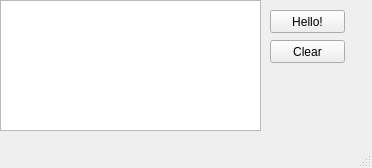
<?xml version="1.0" encoding="UTF-8"?>
<ui version="4.0">
 <class>HelloWin</class>
 <widget class="QMainWindow" name="HelloWin">
  <property name="geometry">
   <rect>
    <x>0</x>
    <y>0</y>
    <width>372</width>
    <height>168</height>
   </rect>
  </property>
  <property name="windowTitle">
   <string>HelloWin</string>
  </property>
  <widget class="QWidget" name="centralWidget">
   <widget class="QTextEdit" name="textEdit">
    <property name="geometry">
     <rect>
      <x>0</x>
      <y>0</y>
      <width>261</width>
      <height>131</height>
     </rect>
    </property>
   </widget>
   <widget class="QPushButton" name="pushButton">
    <property name="geometry">
     <rect>
      <x>270</x>
      <y>10</y>
      <width>75</width>
      <height>23</height>
     </rect>
    </property>
    <property name="text">
     <string>Hello!</string>
    </property>
    <property name="default">
     <bool>false</bool>
    </property>
   </widget>
   <widget class="QPushButton" name="clearButton">
    <property name="geometry">
     <rect>
      <x>270</x>
      <y>40</y>
      <width>75</width>
      <height>23</height>
     </rect>
    </property>
    <property name="text">
     <string>Clear</string>
    </property>
   </widget>
  </widget>
  <widget class="QMenuBar" name="menuBar">
   <property name="geometry">
    <rect>
     <x>0</x>
     <y>0</y>
     <width>372</width>
     <height>18</height>
    </rect>
   </property>
  </widget>
  <widget class="QStatusBar" name="statusBar"/>
 </widget>
 <layoutdefault spacing="6" margin="11"/>
 <resources/>
 <connections/>
</ui>
